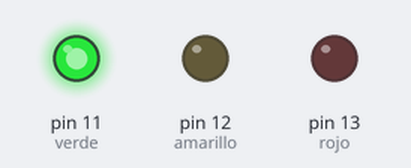
Simulated run of this sketch. Board: Arduino Uno, built with avr-gcc and run on an emulated ATmega328P. Shown: output pins drawn as LEDs (lit = HIGH).

Above: at 1.0 s.
At 2.5 s:
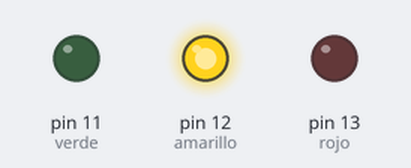
At 5.0 s:
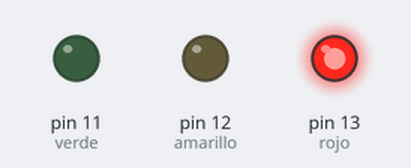
Timing chart, 0 to 9.1 s (numbered marks = the images above):
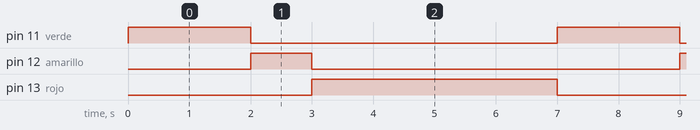

Measured:
- by itself, pin 11 (verde): alternates HIGH for 2.0 s and LOW for 5.0 s
- by itself, pin 12 (amarillo): alternates HIGH for 1.0 s and LOW for 6.0 s
- by itself, pin 13 (rojo): alternates HIGH for 4.0 s and LOW for 3.0 s

The sketch:

semaforo.ino
```cpp
int rojo=13;
int amarillo=12;
int verde=11;


void setup()
{
pinMode(rojo,OUTPUT);
pinMode(amarillo,OUTPUT);
pinMode(verde,OUTPUT);
}

void loop()
{
  digitalWrite(verde,HIGH);
  delay(2000);
  digitalWrite(verde,LOW);

  digitalWrite(amarillo,HIGH);
  delay(1000);
  digitalWrite(amarillo,LOW);

  digitalWrite(rojo,HIGH);
  delay(4000);
  digitalWrite(rojo,LOW);
}
```
